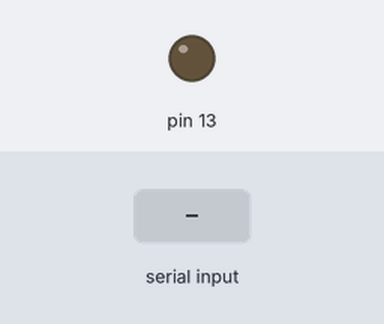
Simulated run of this sketch. Board: Arduino Uno, built with avr-gcc and run on an emulated ATmega328P. On the bench: output pins drawn as LEDs (lit = HIGH). The test bench sets the inputs (shaded band).

Above: at 1.2 s.
1.3 s: "1" received over Serial
At 1.6 s:
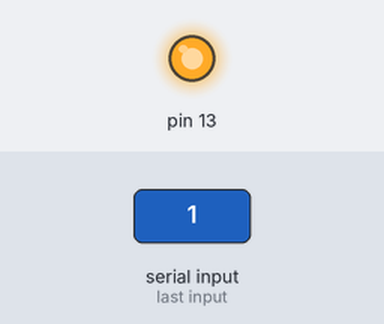
2.8 s: "0" received over Serial
At 3.9 s:
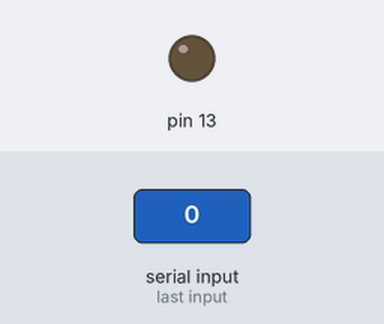
Timing chart, 0 to 5.8 s (numbered marks = the images above; inputs shaded):
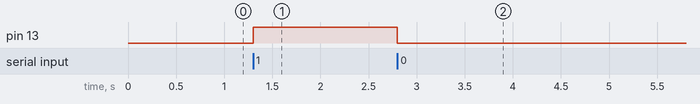

Measured:
- after the input at 1.3 s, pin 13: LOW → HIGH at once
- after the input at 2.8 s, pin 13: HIGH → LOW at once

The sketch:

ON_OFF_light.ino
```cpp
void setup() {
  //открытие Serial-порта со скоростью 9600 бод/c
  Serial.begin(9600);

  //настройка пина со светодиодом в режим выхода
  pinMode(13, OUTPUT);
}

void loop() {

  //если в буфере Serial-порта пришли байты (символы) и ожидают считывания
  if (Serial.available() != 0) {

    //то считываем один полученный байт (символ)
    byte b = Serial.read();

    //если получен символ '1', то светодиод включается
    if (b == 49) digitalWrite(13, HIGH);

    //если получен символ '0', то светодиод выключается
    if (b == 48) digitalWrite(13, LOW);
  }
}
```
